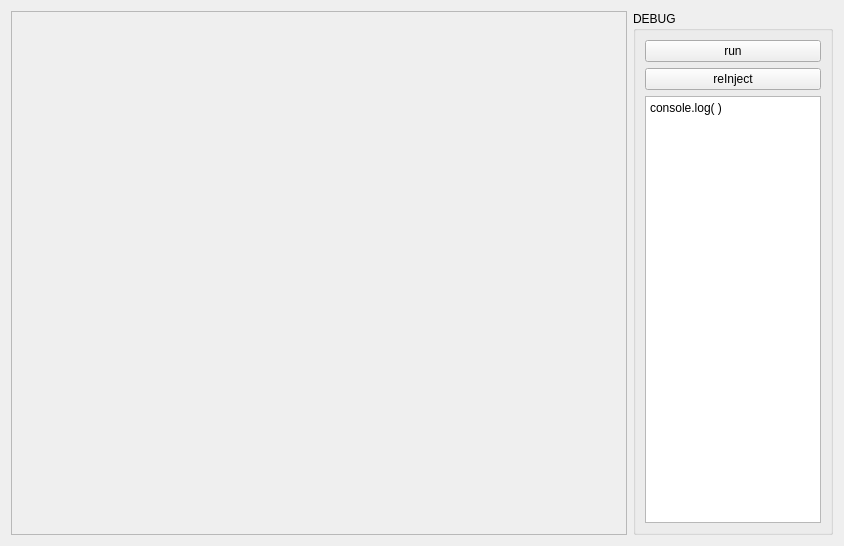
<?xml version="1.0" encoding="UTF-8"?>
<ui version="4.0">
 <class>Form</class>
 <widget class="QWidget" name="Form">
  <property name="geometry">
   <rect>
    <x>0</x>
    <y>0</y>
    <width>844</width>
    <height>546</height>
   </rect>
  </property>
  <property name="windowTitle">
   <string>Form</string>
  </property>
  <layout class="QHBoxLayout" name="horizontalLayout">
   <item>
    <widget class="QFrame" name="frame">
     <property name="frameShape">
      <enum>QFrame::StyledPanel</enum>
     </property>
     <property name="frameShadow">
      <enum>QFrame::Raised</enum>
     </property>
     <layout class="QVBoxLayout" name="verticalLayout"/>
    </widget>
   </item>
   <item>
    <widget class="QGroupBox" name="debug_gp">
     <property name="sizePolicy">
      <sizepolicy hsizetype="Preferred" vsizetype="Expanding">
       <horstretch>0</horstretch>
       <verstretch>0</verstretch>
      </sizepolicy>
     </property>
     <property name="maximumSize">
      <size>
       <width>200</width>
       <height>16777215</height>
      </size>
     </property>
     <property name="title">
      <string>DEBUG</string>
     </property>
     <layout class="QGridLayout" name="gridLayout">
      <item row="1" column="1">
       <widget class="QPushButton" name="reInject_btn">
        <property name="text">
         <string>reInject</string>
        </property>
       </widget>
      </item>
      <item row="0" column="1">
       <widget class="QPushButton" name="run_btn">
        <property name="text">
         <string>run</string>
        </property>
       </widget>
      </item>
      <item row="2" column="1">
       <widget class="QPlainTextEdit" name="run_js_pe">
        <property name="sizePolicy">
         <sizepolicy hsizetype="Expanding" vsizetype="Expanding">
          <horstretch>0</horstretch>
          <verstretch>0</verstretch>
         </sizepolicy>
        </property>
        <property name="plainText">
         <string>console.log( )
</string>
        </property>
       </widget>
      </item>
     </layout>
    </widget>
   </item>
  </layout>
 </widget>
 <resources/>
 <connections/>
</ui>
